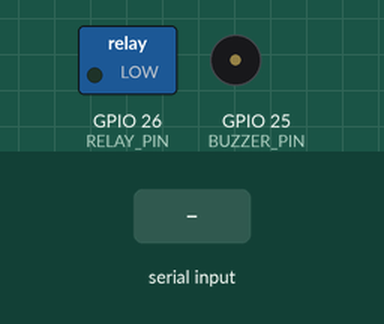
This sketch was run on a simulated ESP32. On the bench: switched loads named in the sketch (green lamp = pin HIGH), buzzer (waves = sounding). The test bench sets the inputs (shaded band). WiFi joins after 1.5 s; servers stay silent unless stated; uploads are accepted with an empty reply; what the sketch prints to the serial monitor is not drawn.

Above: at 2.7 s.
2.8 s: "GRANT\n" received over Serial
At 3.15 s:
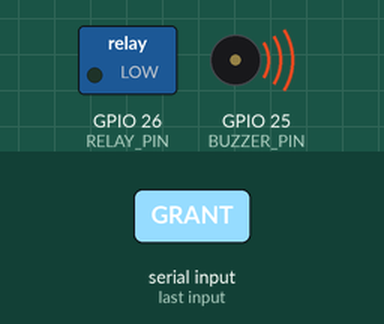
Timing chart, 0 to 5.8 s (numbered marks = the images above; inputs shaded):
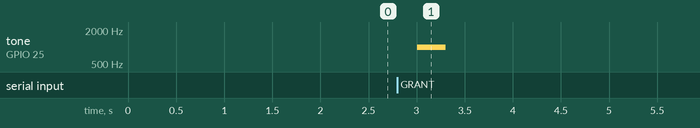

Measured:
- after the input at 2.8 s, tone on GPIO 25 (BUZZER_PIN): silent → 1000 Hz after 0.20 s, → silent 0.30 s later

The sketch:

ESP32_LOCK_FIRMWARE.ino
```cpp
/*
 * ESP32 Smart Lock firmware — works with this project's server.py (or future Node port).
 * You keep Blynk for now; flash this only when ready to move to your own platform.
 *
 * Flow (matches paper Fig.2):
 *  1. User presents credential (keypad/RFID) -> ESP32 POSTs /api/access/request
 *  2. Server replies GRANT / STEP_UP (+OTP) / DENY_ALERT with risk R
 *  3. ESP32 drives relay/solenoid only on GRANT (or STEP_UP verified via /api/access/stepup)
 *  4. ESP32 also listens on MQTT smartlock/<DEVICE_ID>/command for dashboard lock/unlock
 *
 * Libraries: WiFi, HTTPClient, (optional) PubSubClient for MQTT, ArduinoJson
 */
#include <WiFi.h>
#include <HTTPClient.h>
#ifdef USE_MQTT
#include <PubSubClient.h>
#endif

const char* WIFI_SSID = "YOUR_WIFI";
const char* WIFI_PASS = "YOUR_PASS";
const char* API_BASE  = "http://192.168.1.50:8000"; // your PC running server.py
const char* DEVICE_ID = "door01";
const char* USER_ID   = "user_01";
const int RELAY_PIN = 26;   // solenoid/relay
const int BUZZER_PIN = 25;

void setLock(bool unlocked) {
  digitalWrite(RELAY_PIN, unlocked ? HIGH : LOW);
  Serial.printf("LOCK -> %s\n", unlocked ? "UNLOCKED" : "LOCKED");
}

void setup() {
  Serial.begin(115200);
  pinMode(RELAY_PIN, OUTPUT); pinMode(BUZZER_PIN, OUTPUT);
  setLock(false);
  WiFi.begin(WIFI_SSID, WIFI_PASS);
  while (WiFi.status() != WL_CONNECTED) { delay(500); Serial.print("."); }
  Serial.println("\nWiFi connected. POST credential attempts to /api/access/request");
}

// Call this when a PIN/RFID is entered. `pin` = entered PIN.
String requestAccess(String pin) {
  HTTPClient h; h.begin(String(API_BASE) + "/api/access/request");
  h.addHeader("Content-Type", "application/json");
  String body = "{\"userId\":\"" + String(USER_ID) + "\",\"credential\":\"" + pin + "\"}";
  int code = h.POST(body);
  String res = h.getString(); h.end();
  Serial.printf("HTTP %d %s\n", code, res.c_str());
  // Parse decision: if GRANT -> setLock(true); if STEP_UP -> prompt OTP then POST /api/access/stepup
  if (res.indexOf("GRANT") >= 0) setLock(true);
  else { tone(BUZZER_PIN, 1000, 300); }
  return res;
}

void loop() {
  // Demo: type PIN in Serial Monitor to simulate keypad
  if (Serial.available()) {
    String pin = Serial.readStringUntil('\n'); pin.trim();
    if (pin.length()) requestAccess(pin);
  }
  delay(100);
}
```
